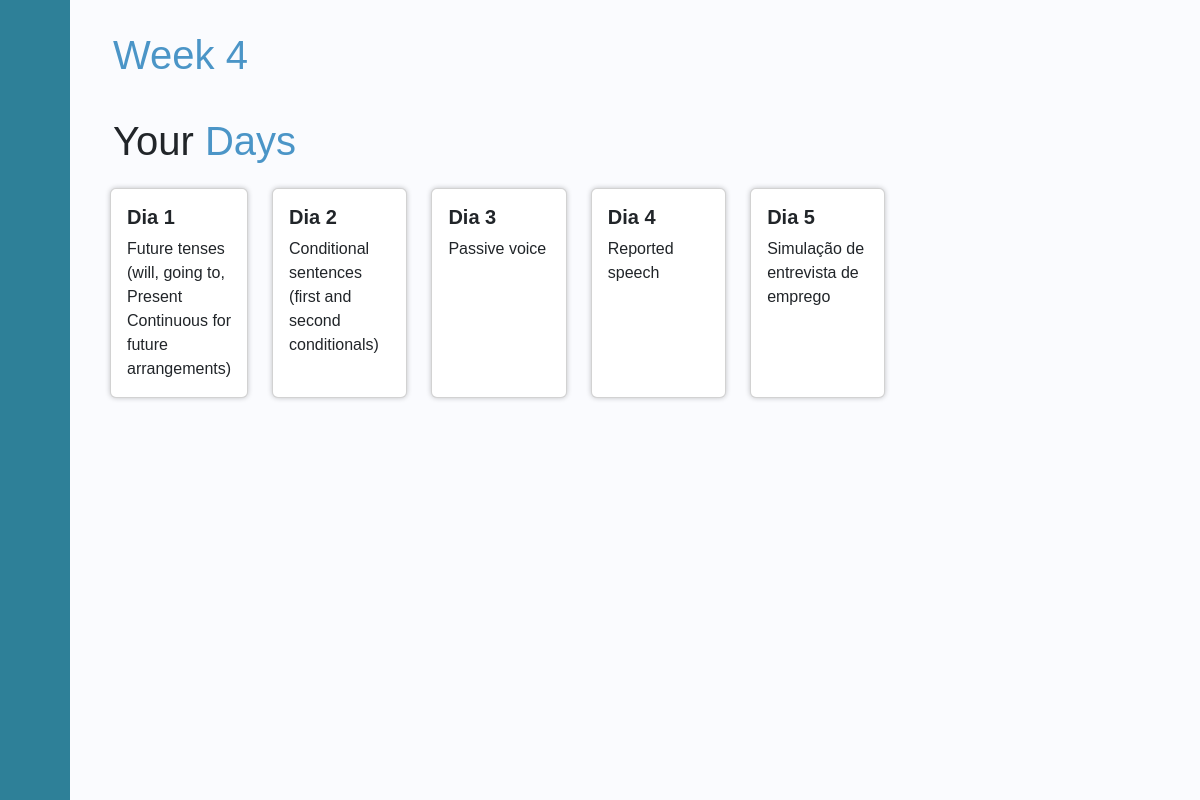
Page /view/home.php?semana=4 (signed in) on the committed database.
### tables this page shows
CREATE TABLE `conteudo` (
  `id` int(11) NOT NULL,
  `id_nivel` int(11) NOT NULL,
  `semana` int(11) NOT NULL,
  `dia` int(11) NOT NULL,
  `titulo` varchar(500) NOT NULL,
  `descricao` varchar(10000) NOT NULL,
  `concluido` tinyint(1) NOT NULL
);

### config/Connection.php (called while the page is built, shortened)
<?php
class Connection {
    private $host = '144.217.39.54';
    private $username = 'hostdeprojetos';
    private $password = 'ifspgru@2022';
    private $database = 'hostdeprojetos_tess';
    public function connection() {
        $con = new mysqli($this->host, $this->username, $this->password, $this->database);
        return $con;
    }
}

### class/Nivel.php (called while the page is built, shortened)
<?php
class Nivel {
    private $id;
    public function __construct($id, $nivel) {
        $this->id = $id;
    }
    public function getId() {
        return $this->id;
    }
}

### model/UsuarioNivelDAO.php (called while the page is built, shortened)
<?php
class UsuarioNivelDAO {
    public function consultaNivel(Connection $con) {
        $query = 'SELECT N.id, N.nivel FROM usuario_nivel AS UN JOIN usuarios AS U ON UN.id_usuario = U.id JOIN nivel AS N ON UN.id_nivel = N.id WHERE U.id = "'.$_SESSION['id'].'"';
        return mysqli_query($con->connection(), $query);
    }
}

### model/ConteudoDAO.php (called while the page is built, shortened)
<?php
class ConteudoDAO {
    public function getConteudoSemana(Connection $con, Nivel $nivel, $semana) {
        $query = 'SELECT * FROM conteudo WHERE id_nivel = '.$nivel->getId().' AND semana = '.$semana;
        return mysqli_query($con->connection(), $query);
    }
}

### class/Conteudo.php (called while the page is built, shortened)
<?php
class Conteudo {
    private $dia;
    private $titulo;
    public function __construct($id = null, $id_nivel = null, $semana = null, $dia = null, $titulo = null, $descricao = null, $concluido = null) {
        $this->dia = $dia;
        $this->titulo = $titulo;
    }
    public function getDia() {
        return $this->dia;
    }
    public function getTitulo() {
        return $this->titulo;
    }
    public function setDia($dia) {
        $this->dia = $dia;
    }
    public function setTitulo($titulo) {
        $this->titulo = $titulo;
    }
}

### controllers/ConteudoController.php (the view, shortened to what this page needs)
<?php
require_once('../class/Conteudo.php');
require_once('../model/ConteudoDAO.php');
require_once('../class/Nivel.php');
require_once('../model/UsuarioNivelDAO.php');
require_once('../config/Connection.php');
class ConteudoController {
    public function geraCardsConteudo($semana) {
        $conexao = new Connection();
        $conteudo = new Conteudo();
        $usuarioNivelDAO = new UsuarioNivelDAO();
        $resultado_usuarioNivel = $usuarioNivelDAO->consultaNivel($conexao);
        $usuarioNivel = $resultado_usuarioNivel->fetch_assoc();
        $nivel = new Nivel($usuarioNivel['id'], $usuarioNivel['nivel']);
        $conteudoDAO = new ConteudoDAO();
        $resultado_conteudo = $conteudoDAO->getConteudoSemana($conexao, $nivel, $semana);
        if($resultado_conteudo->num_rows > 0) {
            echo '<div class="container">';
            echo     '<div class="row gy-4">';
            while ($dado_conteudo = $resultado_conteudo->fetch_assoc()) {
                $conteudo->setDia($dado_conteudo['dia']);
                $conteudo->setTitulo($dado_conteudo['titulo']);
                echo     '<div class="col-sm conteudo" data-id="'.$conteudo->getDia().'">';
                echo         '<div class="card h-100">';
                echo             '<div class="card-body">';
                echo                 '<h5 class="card-title fw-bold">Dia '.$conteudo->getDia().'</h5>';
                echo                 '<p class="card-text">'.$conteudo->getTitulo().'</p>';
                echo             '</div>';
                echo         '</div>';
                echo     '</div>';
            }
            echo     '</div>';
            echo '</div>';
        }
    }
}

### src/style/style3.css (style rules this page uses)
* { font-family: "Poppins", sans-serif; }
body { font-family: 'Poppins', sans-serif; }
body { background-color: #f7f7f7; }
.card { transition: all 0.5s; box-shadow: 0 0 5px 0 rgba(22, 22, 26, .25); }

### rows in the picture
conteudo: dia "1", titulo "Future tenses (will, going to, Present Continuous for future arrangements)"
conteudo: dia "2", titulo "Conditional sentences (first and second conditionals)"
conteudo: dia "3", titulo "Passive voice"
conteudo: dia "4", titulo "Reported speech"
conteudo: dia "5", titulo "Simulação de entrevista de emprego"

### other values in the picture
$semana "4"
